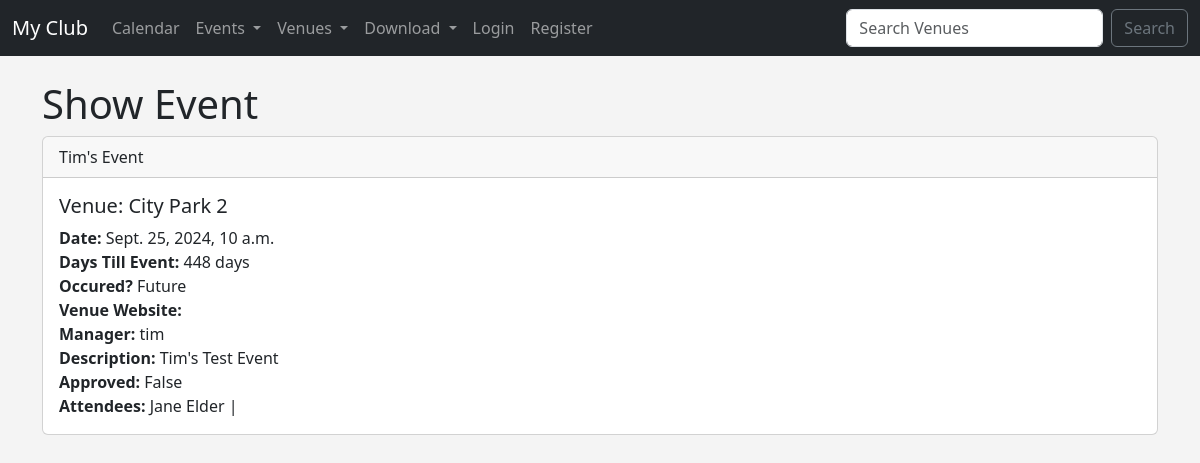
/show_event/8, run on an earlier commit of the app's database.
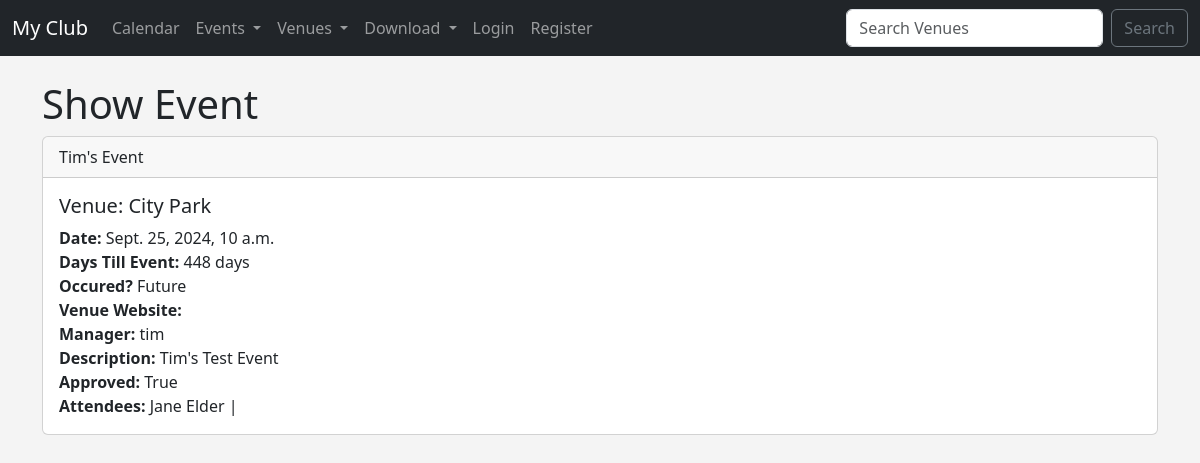
And on a later commit of the database.
### events/models.py (models this page shows)
class Event(models.Model):
	name = models.CharField('Event Name', max_length=120)
	event_date = models.DateTimeField('Event Date')
	venue = models.ForeignKey(Venue, blank=True, null=True, on_delete=models.CASCADE)
	manager = models.ForeignKey(User, blank=True, null=True, on_delete=models.SET_NULL)
	description = models.TextField(blank=True)
	attendees = models.ManyToManyField(MyClubUser, blank=True)
	approved = models.BooleanField("Approved", default=False)
	def __str__(self):
		return self.name
	@property
	def Days_till(self):
		today = date.today()
		days_till = self.event_date.date() - today
		days_till_stripped = str(days_till).split(",", 1)[0]
		return days_till_stripped
	@property
	def Is_Past(self):
		today = date.today()
		if self.event_date.date() < today:
			thing = "Past"
		else:
			thing = "Future"
		return thing

class Venue(models.Model):
	name = models.CharField('Venue Name', max_length=120)
	address = models.CharField(max_length=300)
	zip_code = models.CharField('Zip Code', max_length=15)
	phone = models.CharField('Contact Phone', max_length=45, blank=True)
	web = models.URLField('Website Address', blank=True)
	email_address = models.EmailField('Email Address', blank=True)
	owner = models.IntegerField('Venue Owner', blank=False, default=1)
	venue_image = models.ImageField(null=True, blank=True, upload_to="images/")
	def __str__(self):
		return self.name

### events/views.py (the view)
# urls.py: path('show_event/<event_id>', views.show_event, name="show-event"),
def show_event(request, event_id):
	event = Event.objects.get(pk=event_id)
	return render(request, 'events/show_event.html', {'event': event})

### events/models.py (called while the page is built)
	def __str__(self):
		return self.first_name + ' ' + self.last_name

### events/templates/events/show_event.html (shortened to what this page needs)
{% extends 'events/base.html' %}
{% block content %}
<h1>Show Event</h1>
<div class="card">
  <div class="card-header">
    {{ event }}
  </div>
  <div class="card-body">
    <h5 class="card-title">Venue: {{ event.venue }}</h5>
    <p class="card-text">
		<strong>Date:</strong> {{ event.event_date }}<br/>
		<strong>Days Till Event:</strong> {{ event.Days_till }}<br/>
		<strong>Occured?</strong> {{ event.Is_Past }}<br/>
		<strong>Venue Website:</strong> {{ event.venue.web }}<br/>
		<strong>Manager:</strong> {{ event.manager }}<br/>
		<strong>Description:</strong> {{ event.description }}<br/>
		<strong>Approved:</strong> {{ event.approved }}<br/>
		<strong>Attendees:</strong>
		{% for user in event.attendees.all %}
		{{ user }} |
		{% endfor %}
    </p>
  </div>
</div>
{% endblock %}

What changed in the data, as far as the page shows it:
changed Event "Tim's Event": venue "City Park 2" → "City Park"; approved "False" → "True"
